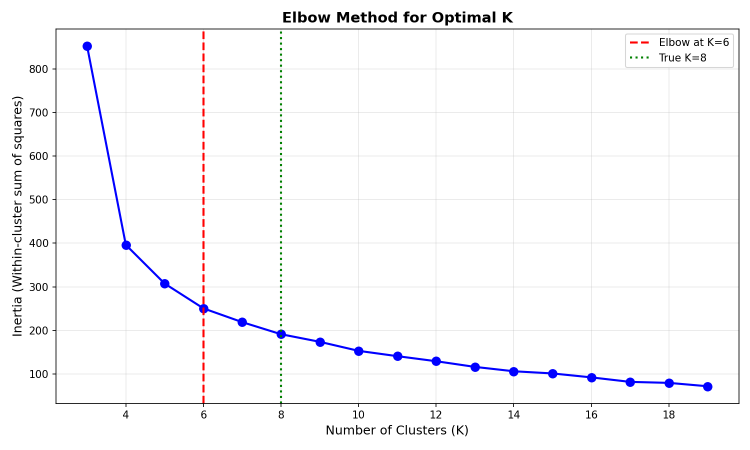
#> input picture backend/elbow_test.png, 1500 x 900 px (shown at 1/2 size)
$ python -i reference_controls.py   (imports and definitions only)
#> lines starting #> are read from the running program, lines starting #| are printed output that depends on the picture
#> further down, picture is the input picture: PIL image 1500x900 RGBA; mean R, G, B, A 248.8, 248.5, 250.3, 255

# pbo_min/generation/reference_controls.py
from pathlib import Path
from typing import Optional, Tuple
from PIL import Image, ImageFilter
import numpy as np

try:
    import cv2  # optional for canny
    HAS_CV2 = True
except Exception:
    HAS_CV2 = False

try:
    from transformers import pipeline
    HAS_DEPTH_ESTIMATION = True
except Exception:
    HAS_DEPTH_ESTIMATION = False

def load_reference_image(path: Path):
    """
    Loads the reference image. In a ControlNet/IP-Adapter setup, you may want
    to compute edge/depth maps here. For now, we just return the PIL image.
    """
    img = Image.open(path).convert("RGB")
    return img

def load_reference_for_ip_adapter(path: Path, size: Optional[Tuple[int, int]] = None) -> Image.Image:
    """
    Load the RAW RGB reference strictly for IP-Adapter (never edges/canny).
    Optionally resize to the target render size to avoid aspect/scale artifacts.
    """
    img = load_reference_image(path)
    if size is not None:
        img = img.resize(size, Image.BILINEAR)
    return img

def preprocess_control_image(img: Image.Image, method: str = "canny", size: Optional[Tuple[int, int]] = None) -> Image.Image:
    """
    Prepare a control image from a reference image.
    - method="canny": uses OpenCV Canny if available, else PIL edge filter fallback.
    - method="edges": simple PIL edges.
    - method="depth": uses transformers depth estimation pipeline.
    Returns a single-channel or 3-channel PIL image suitable as control input.
    """
#> called with method = 'canny'
    method = (method or "canny").lower()
    if method == "depth":
        if HAS_DEPTH_ESTIMATION:
            try:
                from transformers import pipeline
                # Initialize depth estimator (caches the model)
                # Alternative models to reduce warnings:
                # - "Intel/dpt-hybrid-midas" (smaller, fewer warnings)
                # - "facebook/dpt-dinov2-small-kitti" (optimized)
                depth_estimator = pipeline('depth-estimation', model="Intel/dpt-large")

                # Generate depth map
                depth_result = depth_estimator(img)
                depth_img = depth_result["depth"]

                # Convert to RGB for ControlNet
                depth_array = np.array(depth_img)
                # Normalize to 0-255 range
                depth_normalized = ((depth_array - depth_array.min()) / (depth_array.max() - depth_array.min()) * 255).astype(np.uint8)
                depth_rgb = Image.fromarray(np.stack([depth_normalized] * 3, axis=-1))

                if size:
                    depth_rgb = depth_rgb.resize(size, Image.BILINEAR)
                return depth_rgb
            except Exception as e:
                print(f"[preprocess_control_image] Depth estimation failed: {e}. Falling back to edges.")
                # Fallback to edges if depth fails
                return preprocess_control_image(img, method="edges", size=size)
        else:
            print("[preprocess_control_image] Depth estimation not available. Falling back to edges.")
            return preprocess_control_image(img, method="edges", size=size)
    elif method == "canny":
        if HAS_CV2:
            arr = np.array(img.convert("RGB"))
            gray = cv2.cvtColor(arr, cv2.COLOR_RGB2GRAY)
            # Pre-blur to reduce noise and small edges
            gray = cv2.GaussianBlur(gray, (5,5), 1.0)
            # Use thresholds that prefer fewer edges; adjust up if still noisy
            edges = cv2.Canny(gray, 100, 200)
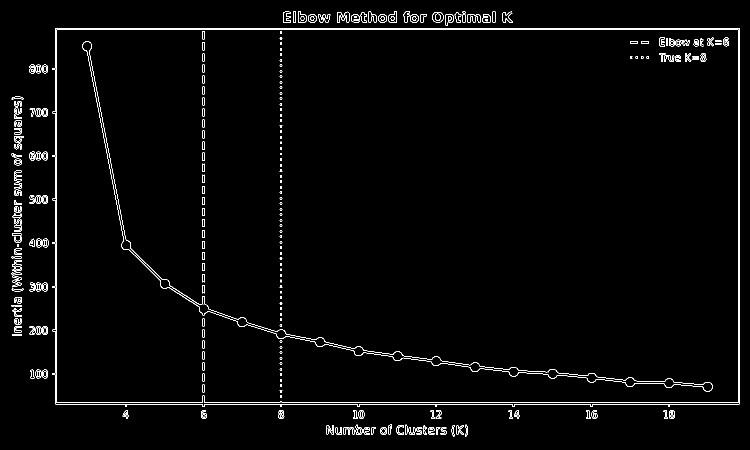
#> edges: shape (900, 1500) (shown at 1/2 size); 1.8% white in thin lines or dots
            edges_rgb = cv2.cvtColor(edges, cv2.COLOR_GRAY2RGB)
#> edges_rgb: shape (900, 1500, 3); 1.8% white in thin lines or dots
            out = Image.fromarray(edges_rgb)
            # Post-blur lightly to soften outlines
            out = out.filter(ImageFilter.GaussianBlur(radius=0.8))
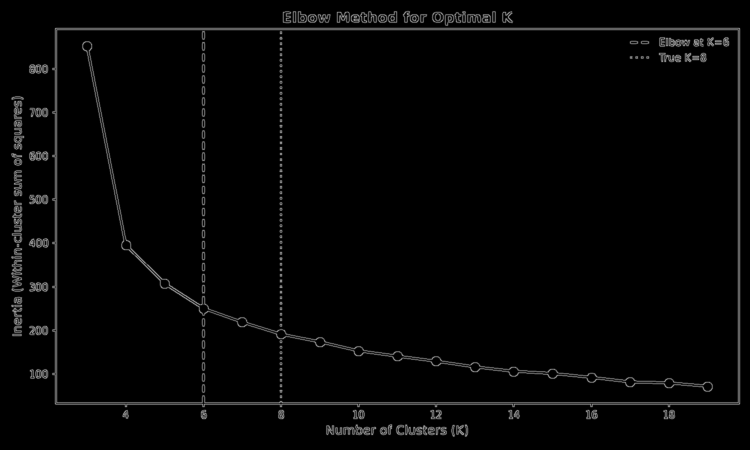
#> out: PIL image 1500x900 RGB (shown at 1/2 size); min 0, max 201, mean 4.6
            if size:
                out = out.resize(size, Image.BILINEAR)
            return out
        else:
            # PIL fallback: FIND_EDGES
            e = img.convert("L").filter(ImageFilter.FIND_EDGES)
            # Light blur to soften lines
            e = e.filter(ImageFilter.GaussianBlur(radius=1))
            out = Image.merge("RGB", (e, e, e))
            if size:
                out = out.resize(size, Image.BILINEAR)
            return out
    else:
        e = img.convert("L").filter(ImageFilter.FIND_EDGES)
        e = e.filter(ImageFilter.GaussianBlur(radius=1))
        out = Image.merge("RGB", (e, e, e))
        if size:
            out = out.resize(size, Image.BILINEAR)
        return out

>>> from PIL import Image
>>> picture = Image.open('../backend/elbow_test.png')
>>> result = preprocess_control_image(picture)
